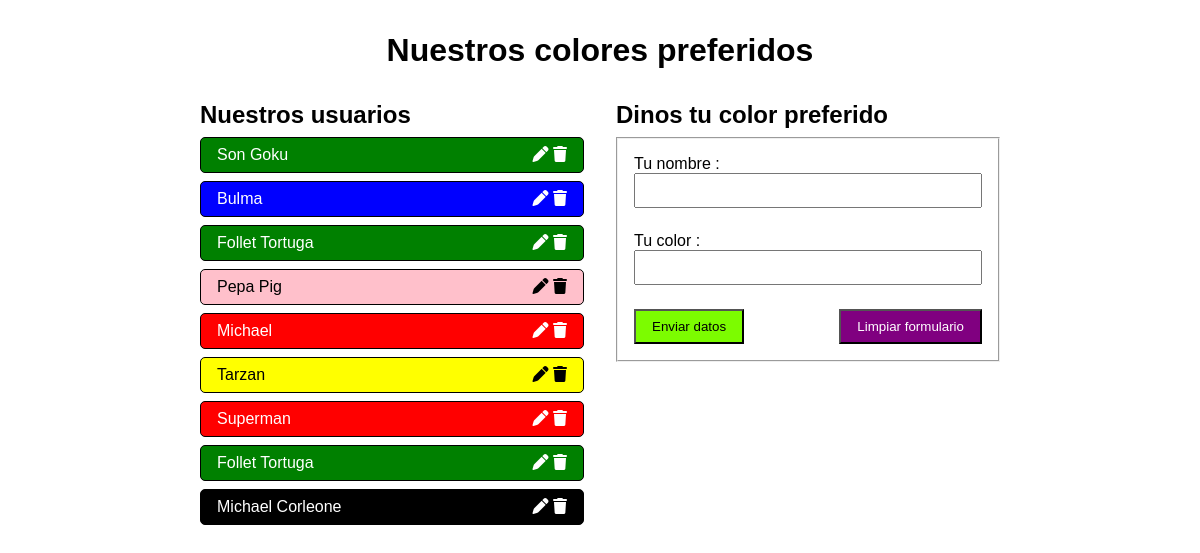
Before: /07_BD_PDO/index.php with the older database file.
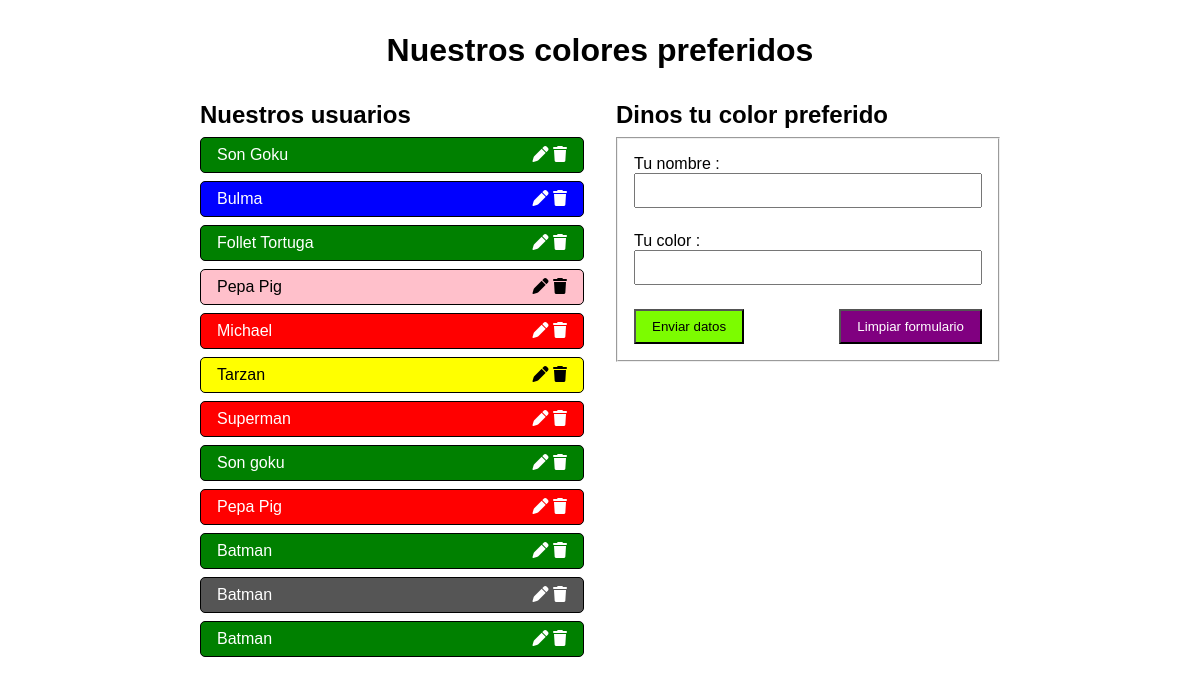
After: the same page with the newer database file.
### tables this page shows
CREATE TABLE `colores` (
  `id_color` int NOT NULL AUTO_INCREMENT,
  `usuario` varchar(50) NOT NULL,
  `color` varchar(55) NOT NULL,
  `id_usuario` int NOT NULL DEFAULT '1',
  PRIMARY KEY (`id_color`)
);

### 07_BD_PDO/index.php (the view, shortened to what this page needs)
<?php
require_once 'conexion.php';
$select = "SELECT * FROM colores;";
$preparacion = $conn->prepare($select);
$preparacion->execute();
$array_filas = $preparacion->fetchAll();
?>
<!DOCTYPE html>
<html lang="es">
<head>
    <link rel="stylesheet" href="https://cdnjs.cloudflare.com/ajax/libs/font-awesome/6.7.2/css/all.min.css" />
    <link rel="stylesheet" href="css/style.css">
</head>
<body>
    <header>
        <h1>Nuestros colores preferidos</h1>
    </header>
    <main>
        <section>
            <h2>Nuestros usuarios</h2>
            <?php foreach ($array_filas as $fila) : ?>
                <?php
                $color = "white";
                $arrayLetrasOscuras = ["white", "yellow", "pink", "gray", "grey"];
                if (in_array($fila['color'], $arrayLetrasOscuras)) {
                    $color = "black";
                }
                ?>
                <div class="items" style="background-color: <?= $fila['color'] ?>; color: <?= $color ?>;">
                    <p>
                        <?= htmlspecialchars($fila['usuario'], ENT_QUOTES, 'UTF-8')   ?>
                    </p>
                    <span>
                        <a href="index.php?id=<?= $fila['id_color']?>&user=<?= str_replace(" ", "%20", $fila['usuario']) ?>&color=<?=$fila['color'] ?>">
                            <i class="fa-solid fa-pen"></i>
                        </a>
                        <a href="delete.php?id=<?= $fila['id_color'] ?>">
                            <i class="fa-solid fa-trash"></i>
                        </a>
                    </span>
                </div>
            <?php endforeach ?>
        </section>
        <section>
            <?php if ($_GET) : ?>
                <h2>Modifica tus datos</h2>
                <form action="update.php" method="post" id="form_update">
                    <fieldset>
                        <input type="text" name="id" value="<?= $_GET['id'] ?>" hidden>
                        <div>
                        <label for="usuario">Tu nombre : </label>
                        <input type="text" name="usuario" id="usuario" value="<?= $_GET['user'] ?>" >
                        </div>
                        <div>
                            <label for="color">Tu color : </label>
                            <input type="text" name="color" id="color" value="<?= $_GET['color'] ?>" >
                        </div>
                        <div>
                            <button type="submit">Enviar datos</button>
                            <a href="index.php?id=<?= $_GET['id'] ?>?>&user=%20&color=%20">
                            Limpiar formulario
                        </a>
                        </div>
                    </fieldset>
                </form>
            <?php else : ?>
                <h2>Dinos tu color preferido</h2>
                    <form name="formInsert">
                    <fieldset>
                        <div>
                            <label for="usuario">Tu nombre : </label>
                            <input type="text" name="usuario" id="usuario">
                        </div>
                        <div>
                            <label for="color">Tu color : </label>
                            <input type="text" name="color" id="color">
                        </div>
                        <div>
                            <button type="submit">Enviar datos</button>
                            <button type="reset">Limpiar formulario</button>
                        </div>
                    </fieldset>
                </form>
            <?php endif; ?>
        </section>
    </main>
</body>
</html>

### 07_BD_PDO/css/style.css (style rules this page uses)
* { margin: 0; padding: 0; box-sizing: border-box; font-family: Arial, Helvetica, sans-serif; }
h1 { text-align: center; margin: 2rem 0; }

Changed rows visible on the page:
removed colores: usuario "Michael Corleone", color "black" (drawn)
changed colores: usuario "Follet Tortuga" → "Son goku"
added colores: usuario "Pepa Pig", color "red" (drawn)
added colores: usuario "Batman"
added colores: usuario "Batman", color "#555" (drawn)
added colores: usuario "Batman"
